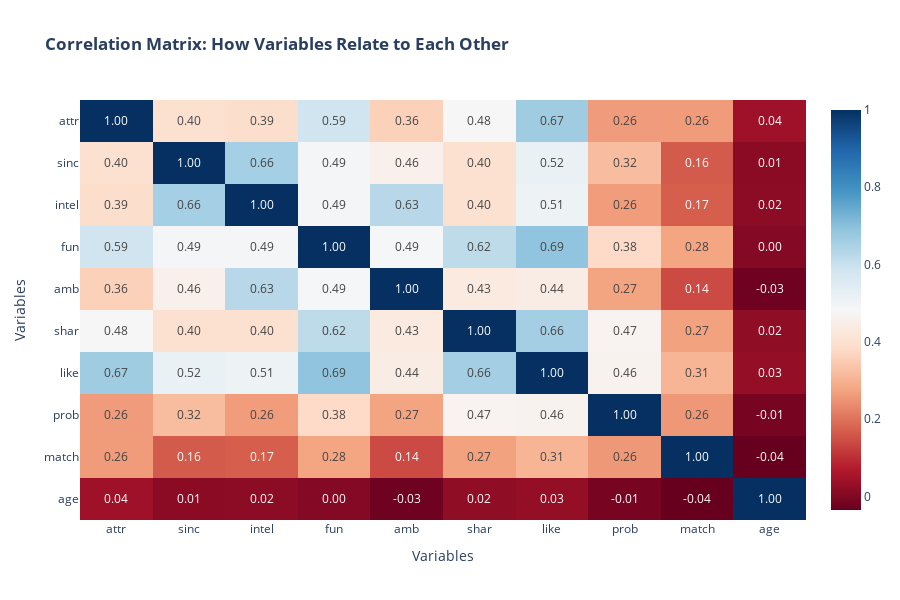

Notebook cell for this chart:
### Code cell
print("\n🔗 4. CORRELATION ANALYSIS: RELATIONSHIPS BETWEEN VARIABLES")
print("-" * 50)

# Select key variables for correlation analysis
corr_vars = ['attr', 'sinc', 'intel', 'fun', 'amb', 'shar', 'like', 'prob', 'match', 'age']
corr_df = df[corr_vars].corr()

# Create an interactive heatmap
fig = px.imshow(
    corr_df,
    text_auto='.2f',  # Show correlation values
    aspect="auto",  # Adjust aspect ratio
    color_continuous_scale='RdBu',  # Red-Blue color scale (negative to positive)
    title='<b>Correlation Matrix: How Variables Relate to Each Other</b>'
)

# Customize the heatmap
fig.update_layout(
    height=600,
    xaxis_title="Variables",
    yaxis_title="Variables"
)

fig.show()

print("🎯 Teaching: Correlation matrix helps identify:")
print("   • Multicollinearity (variables that are too similar)")
print("   • Redundant variables")
print("   • Unexpected relationships")

### Figure 1 — Plotly figure (JSON) as saved in the notebook; plotly's stock layout.template omitted (floating-point values rounded to 4 significant figures)
{"data": [{"coloraxis": "coloraxis", "hovertemplate": "x: %{x}<br>y: %{y}<br>color: %{z}<extra></extra>", "name": "0", "texttemplate": "%{z:.2f}", "type": "heatmap", "x": ["attr", "sinc", "intel", "fun", "amb", "shar", "like", "prob", "match", "age"], "xaxis": "x", "y": ["attr", "sinc", "intel", "fun", "amb", "shar", "like", "prob", "match", "age"], "yaxis": "y", "z": [[1, 0.3999, 0.3911, 0.5864, 0.3594, 0.4803, 0.6672, 0.2611, 0.2607, 0.04037], [0.3999, 1, 0.6577, 0.4917, 0.4565, 0.3984, 0.5187, 0.3196, 0.1644, 0.01423], [0.3911, 0.6577, 1, 0.4944, 0.6275, 0.4003, 0.5094, 0.2639, 0.1695, 0.01654], [0.5864, 0.4917, 0.4944, 1, 0.4898, 0.618, 0.6912, 0.3805, 0.2775, 0.004899], [0.3594, 0.4565, 0.6275, 0.4898, 1, 0.4328, 0.4431, 0.2736, 0.14, -0.02525], [0.4803, 0.3984, 0.4003, 0.618, 0.4328, 1, 0.6608, 0.4683, 0.2707, 0.02195], [0.6672, 0.5187, 0.5094, 0.6912, 0.4431, 0.6608, 1, 0.4639, 0.3057, 0.02732], [0.2611, 0.3196, 0.2639, 0.3805, 0.2736, 0.4683, 0.4639, 1, 0.2555, -0.01282], [0.2607, 0.1644, 0.1695, 0.2775, 0.14, 0.2707, 0.3057, 0.2555, 1, -0.03506], [0.04037, 0.01423, 0.01654, 0.004899, -0.02525, 0.02195, 0.02732, -0.01282, -0.03506, 1]]}], "layout": {"coloraxis": {"colorscale": [[0, "rgb(103,0,31)"], [0.1, "rgb(178,24,43)"], [0.2, "rgb(214,96,77)"], [0.3, "rgb(244,165,130)"], [0.4, "rgb(253,219,199)"], [0.5, "rgb(247,247,247)"], [0.6, "rgb(209,229,240)"], [0.7, "rgb(146,197,222)"], [0.8, "rgb(67,147,195)"], [0.9, "rgb(33,102,172)"], [1, "rgb(5,48,97)"]]}, "height": 600, "title": {"text": "<b>Correlation Matrix: How Variables Relate to Each Other</b>"}, "xaxis": {"anchor": "y", "domain": [0, 1], "title": {"text": "Variables"}}, "yaxis": {"anchor": "x", "autorange": "reversed", "domain": [0, 1], "title": {"text": "Variables"}}}}
